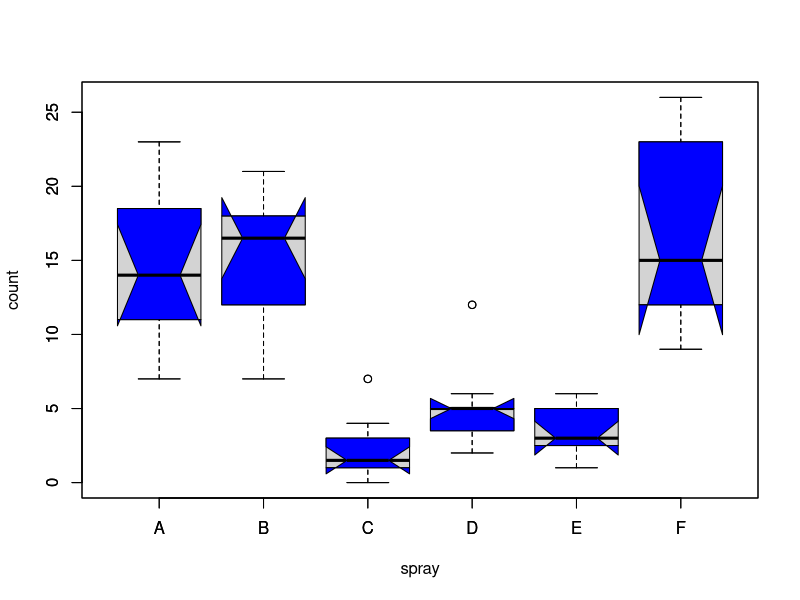
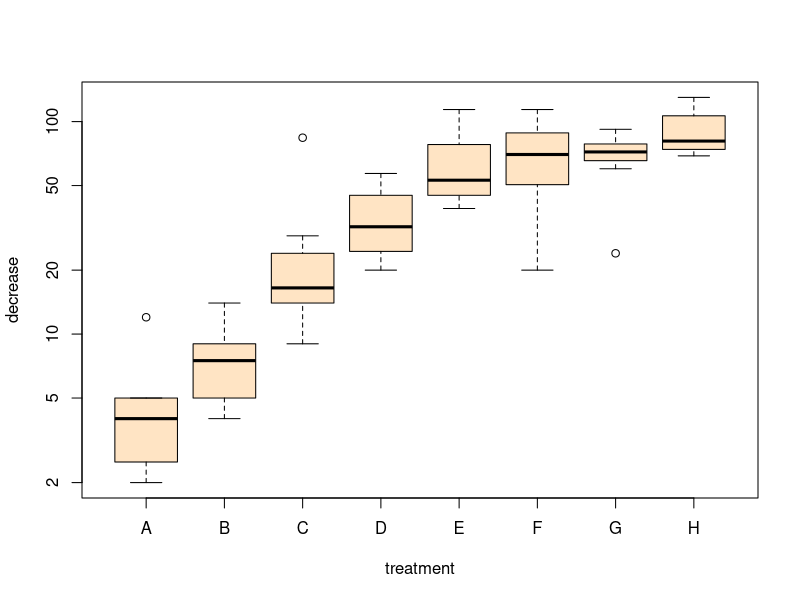
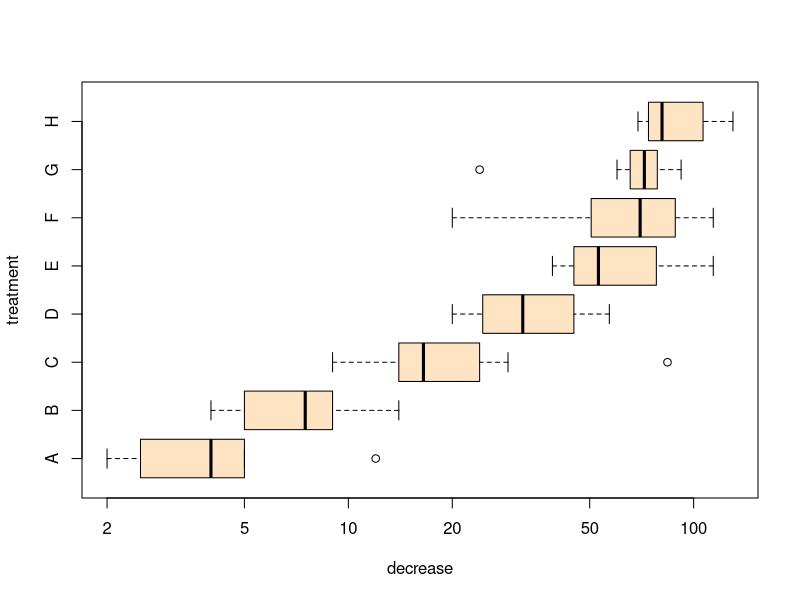
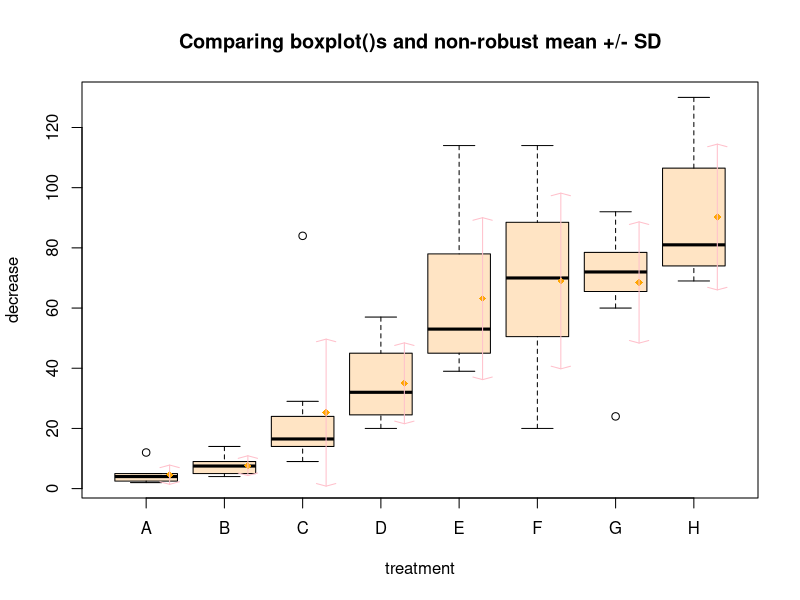
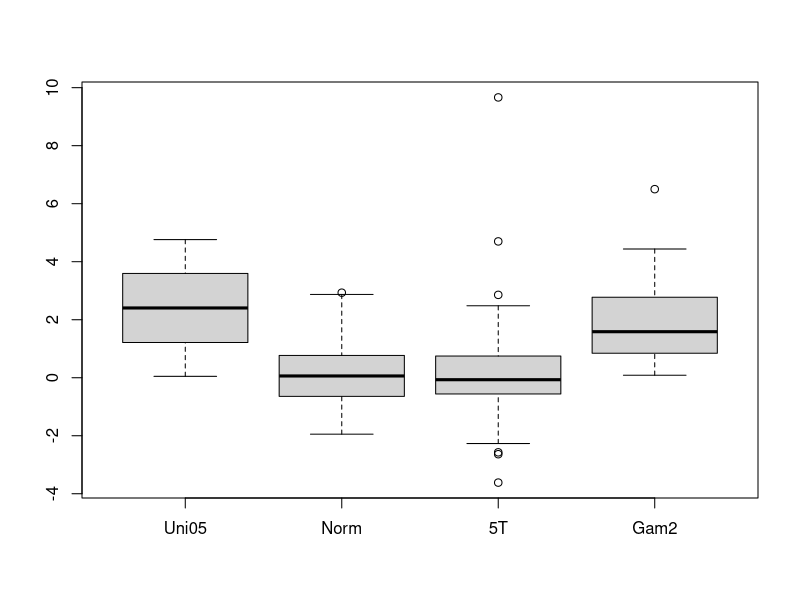
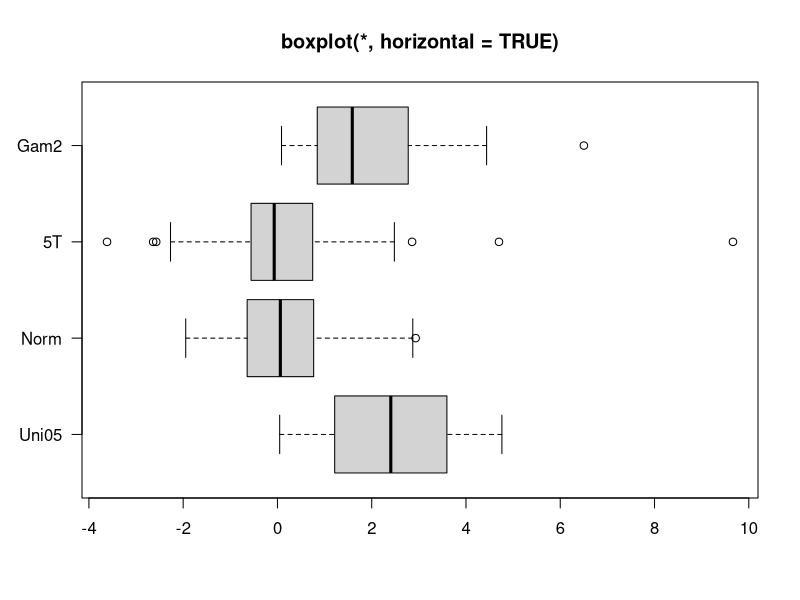
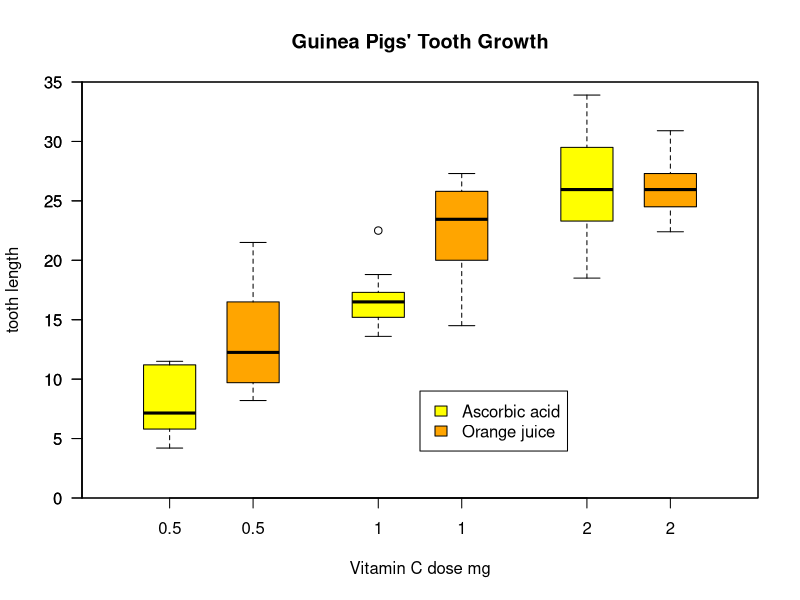
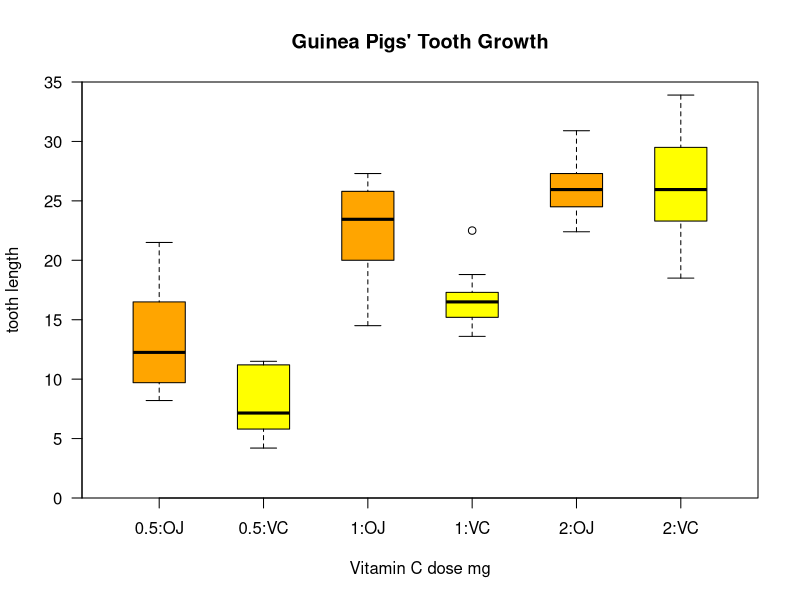

R code for these plots, in order:
?boxplot
example(boxplot)

boxplot(iris[1:4], cex.axis=0.7)
boxplot(iris[1:4], cex.axis=0.7, notch=TRUE)
boxplot(iris[1:4], cex.axis=0.7, col=heat.colors(4))

boxplot(Sepal.Length~Species, data=iris, col="gold",
        ylim=c(1,8), xlim=c(0.25, 3.5), outline=F,
        boxwex=0.35, at=c(1:3)-0.2)
boxplot(Sepal.Width~Species, data=iris, add=TRUE,
        col="cornflowerblue", axes=FALSE, outline=F,
        boxwex=0.35, at=c(1:3)+0.2)
legend("topleft", c("Sepal.Length", "Sepal.Width"),
       bty="n", fill=c("gold", "cornflowerblue"), cex=0.8)

# the width parameter:
(cylnum <- table(mtcars$cyl))
bw <- cylnum/sum(cylnum)
bdat <- boxplot(mpg~cyl, data=mtcars, col="gold", width=cylnum)
